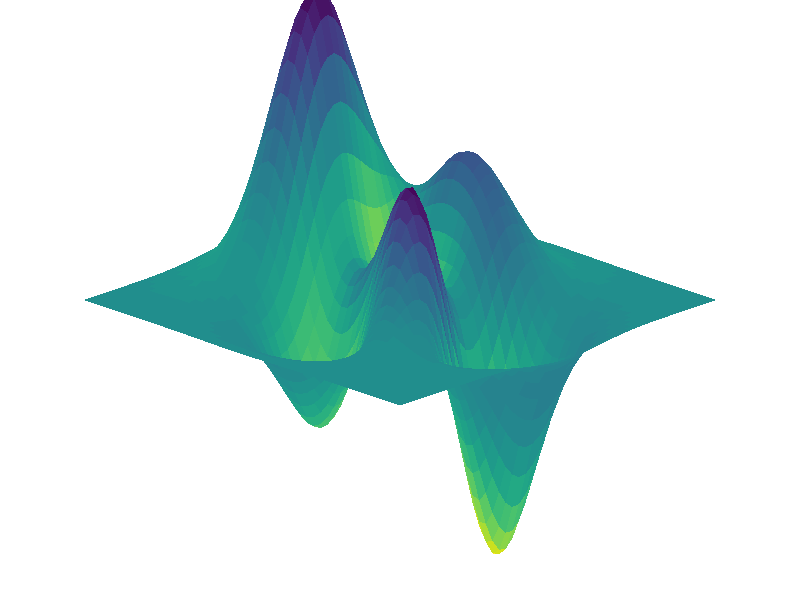

MATLAB code to generate this figure: (Note: this script raises an error after producing the figure.)
function camera_demo

  % Sample data:
  [X, Y, Z] = peaks();

  % Create figure and graphics objects:
  hFigure = figure('Color', 'k', 'Name', 'Camera Demo', ...
                   'NumberTitle', 'off');
  hAxes = axes(hFigure, 'CameraPosition', [-10 -10 10], ...
                        'CameraTarget', [0 0 0], ...
                        'CameraUpVector', [0 0 1], ...
                        'CameraViewAngle', 30, ...
                        'Color', 'k', ...
                        'DataAspectRatio', [1 1 2], ...
                        'NextPlot', 'add', ...
                        'Position', [0 0 1 1], ...
                        'Projection', 'perspective', ...
                        'Tag', 'AXES_1', ...
                        'XColor', 'none', ...
                        'XLim', [-3 3], ...
                        'YColor', 'none', ...
                        'YLim', [-3 3], ...
                        'ZColor', 'none', ...
                        'ZLim', [-7 9]);
  hSurf = surf(hAxes, X, Y, Z, del2(Z));
  set(hSurf, 'EdgeColor', 'none');

  % Create MouseManager and intialize:
  mmObject = MouseManager(hFigure);
  mmObject.add_item(hAxes, {'click', 'drag'}, 'normal', @orbit_camera, ...
                           {'click', 'drag'}, 'alt', @dolly_camera, ...
                           'click', 'open', @reset_camera, ...
                           'scroll', @zoom_camera);
  mmObject.enable(true);
  display(mmObject);

  % Nested functions:

  function orbit_camera(hObject, eventData)
    persistent orbitOrigin orbitScale
    switch eventData.operation
      case 'click'
        orbitOrigin = eventData.figurePoint;
        orbitScale = [360 180]./eventData.figureRegion(3:4);
      case 'drag'
        offset = orbitScale.*(orbitOrigin-eventData.figurePoint);
        orbitOrigin = eventData.figurePoint;
        camorbit(hObject, offset(1), offset(2));
    end
  end

  function dolly_camera(hObject, eventData)
    persistent dollyOrigin
    switch eventData.operation
      case 'click'
        dollyOrigin = eventData.figurePoint;
      case 'drag'
        offset = (dollyOrigin-eventData.figurePoint)./200;
        dollyOrigin = eventData.figurePoint;
        camdolly(hObject, offset(1), offset(2), 0);
    end
  end

  function zoom_camera(hObject, eventData)
    camzoom(hObject, 1-0.1*eventData.scrollEventData.VerticalScrollCount);
  end

  function reset_camera(hObject, ~)
    set(hObject, 'CameraPosition', [-10 -10 10], ...
                 'CameraTarget', [0 0 0], ...
                 'CameraUpVector', [0 0 1], ...
                 'CameraViewAngle', 30);
  end

end